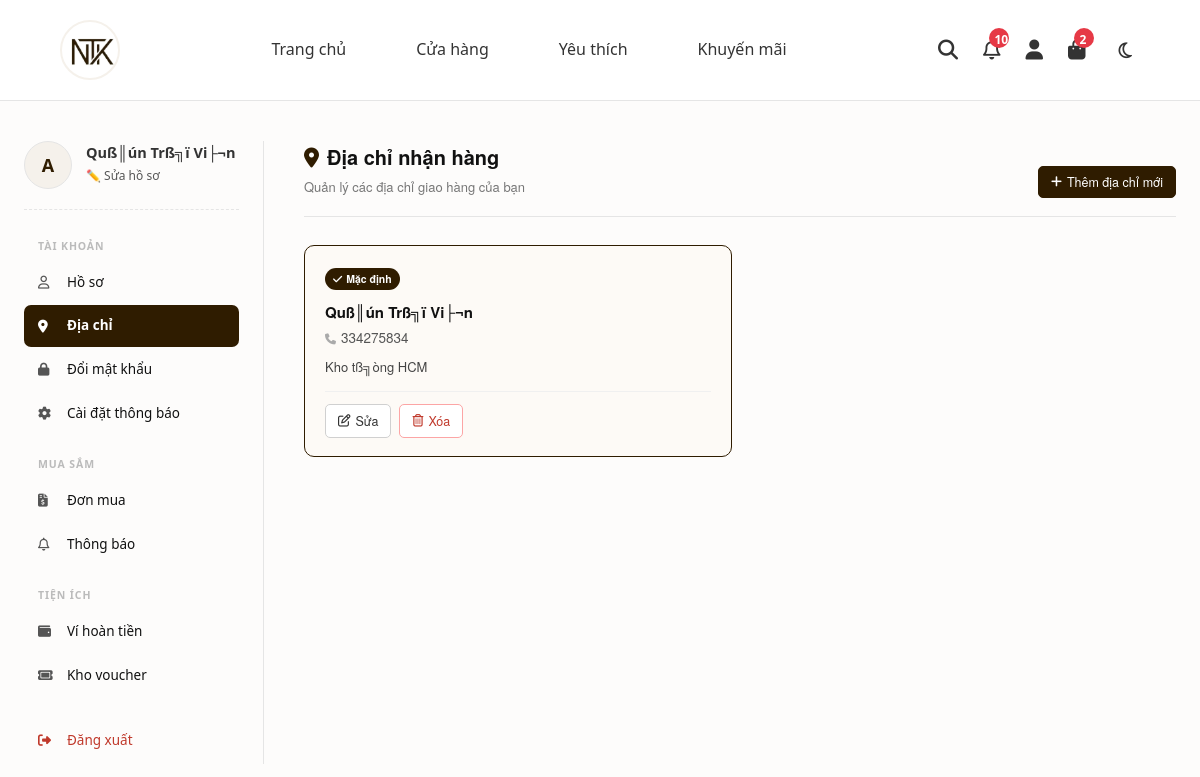
Page /views/user/dashboard.php?view=diachi (signed in) on the earlier database version.
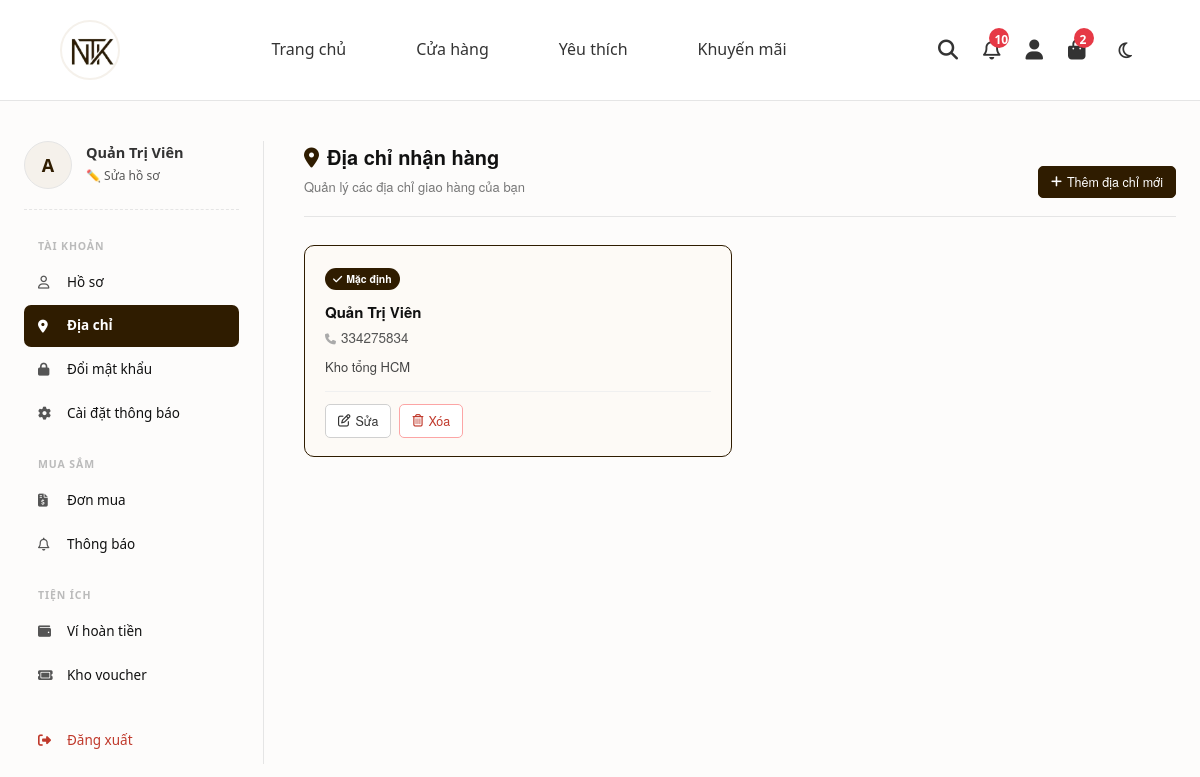
Same page on the later database version.
### tables this page shows
CREATE TABLE `users` (
  `user_id` char(5) NOT NULL,
  `username` varchar(50) NOT NULL,
  `password` varchar(50) NOT NULL,
  `fullname` varchar(100) DEFAULT NULL,
  `email` varchar(100) DEFAULT NULL,
  `phonenumber` varchar(10) DEFAULT NULL,
  `address` text DEFAULT NULL,
  `verification_code` varchar(6) DEFAULT NULL,
  `verification_code_expires_at` datetime DEFAULT NULL,
  `is_verified` int(11) DEFAULT 0,
  `role` int(11) DEFAULT 0,
  `status` int(11) DEFAULT 1,
  `created_at` datetime DEFAULT current_timestamp(),
  `total_orders` int(11) DEFAULT 0,
  `total_spend` decimal(15,2) DEFAULT 0.00,
  `bank_name` varchar(100) DEFAULT NULL,
  `bank_account_number` varchar(20) DEFAULT NULL,
  `bank_account_name` varchar(100) DEFAULT NULL,
  `wallet_balance` decimal(15,2) DEFAULT 0.00,
  `current_points` int(11) NOT NULL DEFAULT 0,
  `tier` varchar(50) NOT NULL DEFAULT 'Member',
  `accumulated_points` int(11) NOT NULL DEFAULT 0,
  PRIMARY KEY (`user_id`),
  UNIQUE KEY `username` (`username`)
);

CREATE TABLE `user_addresses` (
  `address_id` int(11) NOT NULL AUTO_INCREMENT,
  `user_id` char(5) NOT NULL,
  `recipient_name` varchar(100) NOT NULL DEFAULT '',
  `phone` varchar(20) NOT NULL DEFAULT '',
  `street` varchar(255) NOT NULL DEFAULT '',
  `ward` varchar(100) NOT NULL DEFAULT '',
  `district` varchar(100) NOT NULL DEFAULT '',
  `province` varchar(100) NOT NULL DEFAULT '',
  `note` text DEFAULT NULL,
  `is_default` tinyint(1) NOT NULL DEFAULT 0,
  `created_at` datetime DEFAULT current_timestamp(),
  PRIMARY KEY (`address_id`),
  KEY `user_id` (`user_id`)
);

### src/views/user/address_list.php (the view, shortened to what the changed rows need)
<?php
$uid = $_SESSION['user_id'];
$stmt_list = $conn->prepare("SELECT * FROM user_addresses WHERE user_id=:uid ORDER BY is_default DESC, created_at DESC");
$stmt_list->execute([':uid'=>$uid]);
$address_list = $stmt_list->fetchAll(PDO::FETCH_ASSOC);
?>
<div class="am-wrap">
    <div class="am-header">
        <div>
            <h2><i class="fa-solid fa-location-dot" style="color:#2f1c00;margin-right:8px;"></i>Địa chỉ nhận hàng</h2>
        </div>
    </div>
    <?php if (empty($address_list)): ?>
        <div class="am-empty">
            <i class="fa-solid fa-map-location-dot"></i>
            <p>Bạn chưa có địa chỉ nào. Hãy thêm địa chỉ đầu tiên!</p>
        </div>
    <?php else: ?>
    <div class="am-cards">
        <?php foreach ($address_list as $a): ?>
        <div class="am-card <?= $a['is_default'] ? 'is-default' : '' ?>">
            <?php if ($a['is_default']): ?>
            <div class="badge-default"><i class="fa-solid fa-check"></i> Mặc định</div>
            <?php endif; ?>
            <div class="am-card-name"><?= htmlspecialchars($a['recipient_name']) ?></div>
            <div class="am-card-phone"><i class="fa-solid fa-phone" style="color:#aaa;margin-right:5px;font-size:11px;"></i><?= htmlspecialchars($a['phone']) ?></div>
            <div class="am-card-addr">
                <?= htmlspecialchars($a['street']) ?>
            </div>
            <div class="am-card-actions">
                <button class="am-btn am-btn-edit" onclick="openEditDrawer(<?= $a['address_id'] ?>)" type="button">
                    <i class="fa-regular fa-pen-to-square"></i> Sửa
                </button>
                <a href="dashboard.php?view=diachi&addr_action=delete&addr_id=<?= $a['address_id'] ?>"
                   class="am-btn am-btn-delete"
                   onclick="return confirm('Xóa địa chỉ này?')">
                    <i class="fa-regular fa-trash-can"></i> Xóa
                </a>
            </div>
        </div>
        <?php endforeach; ?>
    </div>
    <?php endif; ?>
</div>

### src/views/user/dashboard.php (shortened to what the changed rows need)
<?php
require_once __DIR__ . '/../../config/database.php';
try {
    $stmt = $conn->prepare("SELECT * FROM users WHERE user_id = :user_id");
    $stmt->execute(['user_id' => $_SESSION['user_id']]);
    $current_user = $stmt->fetch(PDO::FETCH_ASSOC);
} catch (PDOException $e) {
    echo "Lỗi: " . $e->getMessage();
    exit;
}
$view = isset($_GET['view']) ? $_GET['view'] : 'hoso';
?>
<!DOCTYPE html>
<html lang="vi">
<head>
    <link rel="stylesheet" href="https://cdnjs.cloudflare.com/ajax/libs/font-awesome/6.4.0/css/all.min.css">
    <link rel="stylesheet" href="../../assets/css/style.css">
</head>
<body>
<?php
require realpath(__DIR__ . '/../../includes/header.php');
?>
<div class="dashboard-wrap">
    <aside class="dashboard-sidebar">
        <div class="user-card">
            <div class="user-avatar"><?= strtoupper(substr($current_user['username'], 0, 1)) ?></div>
            <div>
                <div class="user-name"><?= htmlspecialchars($current_user['fullname'] ?: $current_user['username']) ?></div>
                <a href="dashboard.php?view=hoso" class="user-edit">✏️ Sửa hồ sơ</a>
            </div>
        </div>
    </aside>
    <main class="dashboard-content">
        <?php
            switch ($view) {
                case 'diachi':         include 'address_list.php';         break;
            }
        ?>
    </main>
</div>
</body>
</html>

Differences in the rows shown:
changed users: fullname "Quß║ún Trß╗ï Vi├¬n" → "Quản Trị Viên"
changed user_addresses: recipient_name "Quß║ún Trß╗ï Vi├¬n" → "Quản Trị Viên"; street "Kho tß╗òng HCM" → "Kho tổng HCM"
